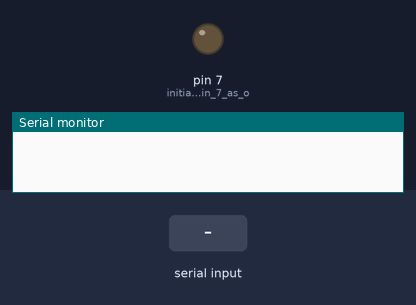
Bench run of a sketch on a simulated Arduino Uno, built with avr-gcc and run on an emulated ATmega328P. Shown: output pins drawn as LEDs (lit = HIGH), the last lines printed to the serial monitor. Inputs (shaded band) come from the test bench.

Above: at 1.2 s.
1.3 s: "y" received over the second serial link
At 1.7 s:
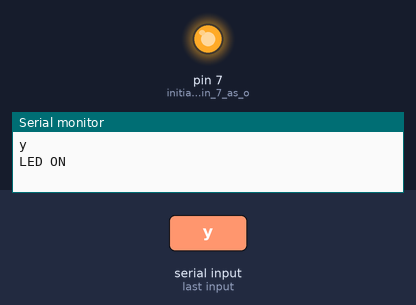
2.8 s: "z" received over the second serial link
At 4.1 s:
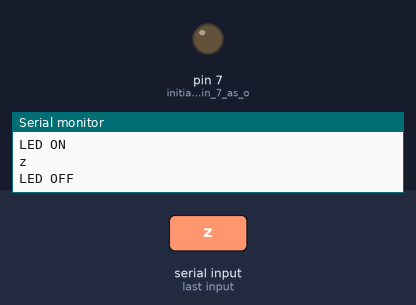
Timing chart, 0 to 5.8 s (numbered marks = the images above; inputs shaded):
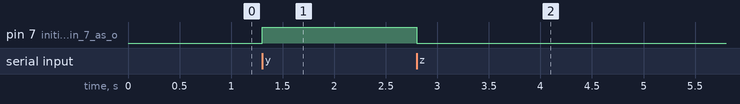

The sketch:

3_LED_Control.ino
```cpp
#include <SoftwareSerial.h>             //include the SoftwareSerial library

SoftwareSerial Bluetooth(10, 11);     // (RX, TX), our new RX is in pin 10 and our new TX is in pin 11
char phone;

void setup() {
  Serial.begin(9600);       //initialize the serial at the baud rate of 9600
  Bluetooth.begin(9600);    //initialize the bluetooth's serial at the baud rate of 9600
  pinMode(7,OUTPUT);        //initialize the pin 7 as output
}

void loop() {

  while (Bluetooth.available() > 0)   //check if Bluetooth's Serial is receiving something
  {

    phone = Bluetooth.read();     //read the value received from the bluetooth
    Serial.println(phone);        //send the value by Serial Monitor


    if (phone == 'y')             //check if the data received is the character 'y'
    {
      digitalWrite(7,HIGH);       //if it's true the pin 7 will turn on (high)
      Serial.println("LED ON");   //printing the string "LED ON" in Serial Monitor
    }


    else if (phone == 'z')        //check if the data received is the character 'z'
    {
      digitalWrite(7,LOW);        //if it's true the pin 7 will turn on (high)
      Serial.println("LED OFF");  // printing the string "LED OFF" in Serial Monitor
    }
  }

}
```

Measured:
- after the input at 1.3 s, pin 7 (initialize_the_pin_7_as_o): LOW → HIGH at once
- after the input at 2.8 s, pin 7 (initialize_the_pin_7_as_o): HIGH → LOW at once
